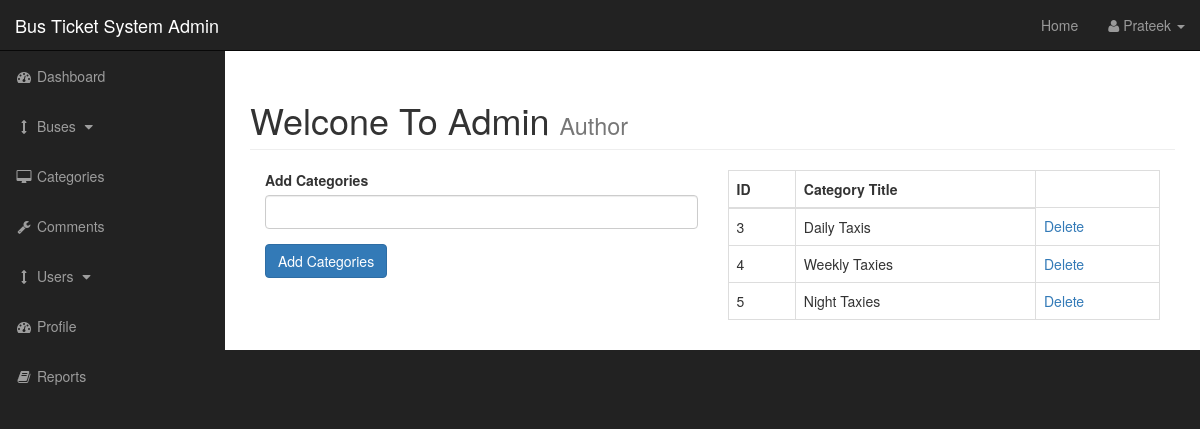
Screenshot of /admin/categories.php (signed in) with the database file from the repository.
### tables this page shows
CREATE TABLE `categories` (
  `cat_id` int(3) NOT NULL,
  `cat_title` varchar(255) NOT NULL
);

### admin/categories.php (the view, shortened to what this page needs)
<?php include"includes/admin_header.php"; ?>
    <div id="wrapper">
        <?php include"includes/admin_navigation.php"; ?>
        <div id="page-wrapper">
            <div class="container-fluid">
                <div class="row">
                    <div class="col-lg-12">
                        <h1 class="page-header">
                            Welcone To Admin
                            <small>Author</small>
                        </h1>
                        <div class="col-xs-6">
                            <form action="" method="post">
                                <div class="form-group">
                                    <label for="cat_tite">Add Categories</label>
                                    <input class="form-control" type="text" name="cat_title">
                                </div>
                                <div class="form-group">
                                    <input class="btn btn-primary" type="submit" name="submit" value="Add Categories">
                                </div>
                            </form>
                        </div>
                        <div class="col-xs-6">
                            <?php
                            $query = "SELECT *  FROM  categories";
                            $select_categories = mysqli_query($connection,$query);
                            ?>
                            <table class="table table-bordered table-hover">
                                <thead>
                                    <tr>
                                        <th>ID</th>
                                        <th>Category Title</th>
                                    </tr>
                                </thead>
                                <tbody>
                                    <?php
                                        while($row = mysqli_fetch_assoc($select_categories)) {
                                        $cat_id = $row['cat_id'];
                                        $cat_title = $row['cat_title'];
                                        echo "<tr>";
                                        echo "<td> {$cat_id} </td>";
                                        echo "<td> {$cat_title} </td>";
                                        echo "<td><a href='categories.php?delete=$cat_id'>Delete</a></td>";
                                        echo "</tr>";
                                    }
                                    ?>
                                </tbody>
                            </table>
                        </div>
                    </div>
                </div>
            </div>
        </div>
<?php include"includes/admin_footer.php"; ?>

### admin/css/sb-admin.css (style rules this page uses)
body { margin-top: 100px; background-color: #222; }
@media (min-width:768px) { body { margin-top: 50px; } }
#wrapper { padding-left: 0; }
#page-wrapper { width: 100%; padding: 0; background-color: #fff; }
@media (min-width:768px) { #wrapper { padding-left: 225px; } }
@media (min-width:768px) { #page-wrapper { padding: 10px; } }

### rows the page displays
categories: cat_id "3", cat_title "Daily Taxis"
categories: cat_id "4", cat_title "Weekly Taxies"
categories: cat_id "5", cat_title "Night Taxies"

### other values shown
$_SESSION['s_username'] "Prateek"
